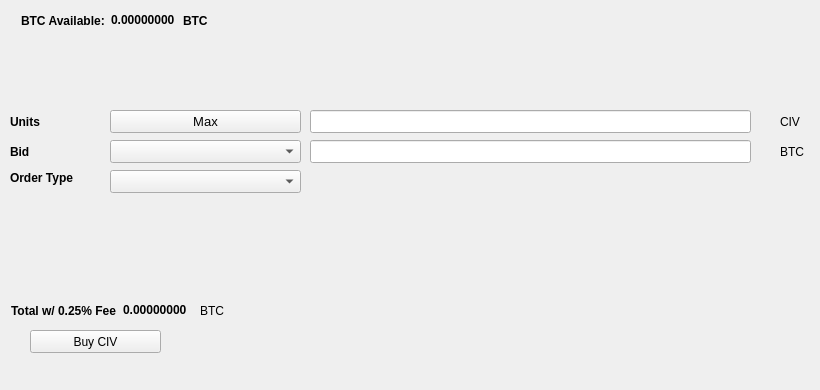
   <widget class="QWidget" name="BuyTab">
    <attribute name="title">
     <string>Buy</string>
    </attribute>
    <widget class="QPushButton" name="BuyCIV">
     <property name="geometry">
      <rect>
       <x>30</x>
       <y>330</y>
       <width>131</width>
       <height>23</height>
      </rect>
     </property>
     <property name="text">
      <string>Buy CIV</string>
     </property>
     <property name="icon">
      <iconset resource="../civitas.qrc">
       <normaloff>:/icons/bitcoin</normaloff>:/icons/bitcoin</iconset>
     </property>
    </widget>
    <widget class="QLabel" name="label_3">
     <property name="geometry">
      <rect>
       <x>10</x>
       <y>110</y>
       <width>46</width>
       <height>23</height>
      </rect>
     </property>
     <property name="font">
      <font>
       <weight>75</weight>
       <bold>true</bold>
      </font>
     </property>
     <property name="text">
      <string>Units</string>
     </property>
    </widget>
    <widget class="QLineEdit" name="UnitsInput">
     <property name="geometry">
      <rect>
       <x>310</x>
       <y>110</y>
       <width>441</width>
       <height>23</height>
      </rect>
     </property>
     <property name="font">
      <font>
       <pointsize>9</pointsize>
       <weight>75</weight>
       <bold>true</bold>
      </font>
     </property>
    </widget>
    <widget class="QLineEdit" name="BuyBidPriceEdit">
     <property name="geometry">
      <rect>
       <x>310</x>
       <y>140</y>
       <width>441</width>
       <height>23</height>
      </rect>
     </property>
     <property name="font">
      <font>
       <pointsize>9</pointsize>
       <weight>75</weight>
       <bold>true</bold>
      </font>
     </property>
    </widget>
    <widget class="QLabel" name="label_4">
     <property name="geometry">
      <rect>
       <x>780</x>
       <y>110</y>
       <width>31</width>
       <height>23</height>
      </rect>
     </property>
     <property name="text">
      <string>CIV</string>
     </property>
    </widget>
    <widget class="QLabel" name="label_5">
     <property name="geometry">
      <rect>
       <x>780</x>
       <y>140</y>
       <width>31</width>
       <height>23</height>
      </rect>
     </property>
     <property name="text">
      <string>BTC</string>
     </property>
    </widget>
    <widget class="QLabel" name="label_6">
     <property name="geometry">
      <rect>
       <x>10</x>
       <y>140</y>
       <width>46</width>
       <height>23</height>
      </rect>
     </property>
     <property name="font">
      <font>
       <weight>75</weight>
       <bold>true</bold>
      </font>
     </property>
     <property name="text">
      <string>Bid</string>
     </property>
    </widget>
    <widget class="QLabel" name="label_7">
     <property name="geometry">
      <rect>
       <x>10</x>
       <y>170</y>
       <width>91</width>
       <height>16</height>
      </rect>
     </property>
     <property name="font">
      <font>
       <weight>75</weight>
       <bold>true</bold>
      </font>
     </property>
     <property name="text">
      <string>Order Type</string>
     </property>
    </widget>
    <widget class="QPushButton" name="Buy_Max_Amount">
     <property name="geometry">
      <rect>
       <x>110</x>
       <y>110</y>
       <width>191</width>
       <height>23</height>
      </rect>
     </property>
     <property name="font">
      <font>
       <pointsize>10</pointsize>
      </font>
     </property>
     <property name="text">
      <string>Max</string>
     </property>
    </widget>
    <widget class="QComboBox" name="BuyBidcomboBox">
     <property name="geometry">
      <rect>
       <x>110</x>
       <y>140</y>
       <width>191</width>
       <height>23</height>
      </rect>
     </property>
     <property name="font">
      <font>
       <pointsize>10</pointsize>
      </font>
     </property>
    </widget>
    <widget class="QComboBox" name="buyOrdertypeCombo">
     <property name="geometry">
      <rect>
       <x>110</x>
       <y>170</y>
       <width>191</width>
       <height>23</height>
      </rect>
     </property>
     <property name="font">
      <font>
       <pointsize>10</pointsize>
      </font>
     </property>
    </widget>
    <widget class="QWidget" name="layoutWidget1">
     <property name="geometry">
      <rect>
       <x>21</x>
       <y>11</y>
       <width>227</width>
       <height>19</height>
      </rect>
     </property>
     <layout class="QHBoxLayout" name="horizontalLayout_3">
      <item>
       <widget class="QLabel" name="label232">
        <property name="font">
         <font>
          <weight>75</weight>
          <bold>true</bold>
         </font>
        </property>
        <property name="text">
         <string>BTC Available:</string>
        </property>
       </widget>
      </item>
      <item>
       <widget class="QLabel" name="BtcAvailableLbl">
        <property name="palette">
         <palette>
          <active>
           <colorrole role="WindowText">
            <brush brushstyle="SolidPattern">
             <color alpha="255">
              <red>0</red>
              <green>0</green>
              <blue>0</blue>
             </color>
            </brush>
           </colorrole>
           <colorrole role="Button">
            <brush brushstyle="SolidPattern">
             <color alpha="255">
              <red>0</red>
              <green>170</green>
              <blue>0</blue>
             </color>
            </brush>
           </colorrole>
           <colorrole role="Light">
            <brush brushstyle="SolidPattern">
             <color alpha="255">
              <red>0</red>
              <green>255</green>
              <blue>0</blue>
             </color>
            </brush>
           </colorrole>
           <colorrole role="Midlight">
            <brush brushstyle="SolidPattern">
             <color alpha="255">
              <red>0</red>
              <green>212</green>
              <blue>0</blue>
             </color>
            </brush>
           </colorrole>
           <colorrole role="Dark">
            <brush brushstyle="SolidPattern">
             <color alpha="255">
              <red>0</red>
              <green>85</green>
              <blue>0</blue>
             </color>
            </brush>
           </colorrole>
           <colorrole role="Mid">
            <brush brushstyle="SolidPattern">
             <color alpha="255">
              <red>0</red>
              <green>113</green>
              <blue>0</blue>
             </color>
            </brush>
           </colorrole>
           <colorrole role="Text">
            <brush brushstyle="SolidPattern">
             <color alpha="255">
              <red>0</red>
              <green>170</green>
              <blue>0</blue>
             </color>
            </brush>
           </colorrole>
           <colorrole role="BrightText">
            <brush brushstyle="SolidPattern">
             <color alpha="255">
              <red>255</red>
              <green>255</green>
              <blue>255</blue>
             </color>
            </brush>
           </colorrole>
           <colorrole role="ButtonText">
            <brush brushstyle="SolidPattern">
             <color alpha="255">
              <red>0</red>
              <green>0</green>
              <blue>0</blue>
             </color>
            </brush>
           </colorrole>
           <colorrole role="Base">
            <brush brushstyle="SolidPattern">
             <color alpha="255">
              <red>255</red>
              <green>255</green>
              <blue>255</blue>
             </color>
            </brush>
           </colorrole>
           <colorrole role="Window">
            <brush brushstyle="SolidPattern">
             <color alpha="255">
              <red>0</red>
              <green>170</green>
              <blue>0</blue>
             </color>
            </brush>
           </colorrole>
           <colorrole role="Shadow">
            <brush brushstyle="SolidPattern">
             <color alpha="255">
              <red>0</red>
              <green>0</green>
              <blue>0</blue>
             </color>
            </brush>
           </colorrole>
           <colorrole role="AlternateBase">
            <brush brushstyle="SolidPattern">
             <color alpha="255">
              <red>127</red>
              <green>212</green>
              <blue>127</blue>
             </color>
            </brush>
           </colorrole>
           <colorrole role="ToolTipBase">
            <brush brushstyle="SolidPattern">
             <color alpha="255">
              <red>255</red>
              <green>255</green>
              <blue>220</blue>
             </color>
            </brush>
           </colorrole>
           <colorrole role="ToolTipText">
            <brush brushstyle="SolidPattern">
             <color alpha="255">
              <red>0</red>
              <green>0</green>
              <blue>0</blue>
             </color>
            </brush>
           </colorrole>
          </active>
          <inactive>
           <colorrole role="WindowText">
            <brush brushstyle="SolidPattern">
             <color alpha="255">
              <red>0</red>
              <green>0</green>
              <blue>0</blue>
             </color>
            </brush>
           </colorrole>
           <colorrole role="Button">
            <brush brushstyle="SolidPattern">
             <color alpha="255">
              <red>0</red>
              <green>170</green>
              <blue>0</blue>
             </color>
            </brush>
           </colorrole>
           <colorrole role="Light">
            <brush brushstyle="SolidPattern">
             <color alpha="255">
              <red>0</red>
              <green>255</green>
              <blue>0</blue>
             </color>
            </brush>
           </colorrole>
           <colorrole role="Midlight">
            <brush brushstyle="SolidPattern">
             <color alpha="255">
              <red>0</red>
              <green>212</green>
              <blue>0</blue>
             </color>
            </brush>
           </colorrole>
           <colorrole role="Dark">
            <brush brushstyle="SolidPattern">
             <color alpha="255">
              <red>0</red>
              <green>85</green>
              <blue>0</blue>
             </color>
            </brush>
           </colorrole>
           <colorrole role="Mid">
            <brush brushstyle="SolidPattern">
             <color alpha="255">
              <red>0</red>
              <green>113</green>
              <blue>0</blue>
             </color>
            </brush>
           </colorrole>
           <colorrole role="Text">
            <brush brushstyle="SolidPattern">
             <color alpha="255">
              <red>0</red>
              <green>170</green>
              <blue>0</blue>
             </color>
            </brush>
           </colorrole>
           <colorrole role="BrightText">
            <brush brushstyle="SolidPattern">
             <color alpha="255">
              <red>255</red>
              <green>255</green>
              <blue>255</blue>
             </color>
            </brush>
           </colorrole>
           <colorrole role="ButtonText">
            <brush brushstyle="SolidPattern">
             <color alpha="255">
              <red>0</red>
              <green>0</green>
              <blue>0</blue>
             </color>
            </brush>
           </colorrole>
           <colorrole role="Base">
            <brush brushstyle="SolidPattern">
             <color alpha="255">
              <red>255</red>
              <green>255</green>
              <blue>255</blue>
             </color>
            </brush>
           </colorrole>
           <colorrole role="Window">
            <brush brushstyle="SolidPattern">
             <color alpha="255">
              <red>0</red>
              <green>170</green>
              <blue>0</blue>
             </color>
            </brush>
           </colorrole>
           <colorrole role="Shadow">
            <brush brushstyle="SolidPattern">
             <color alpha="255">
              <red>0</red>
              <green>0</green>
              <blue>0</blue>
             </color>
            </brush>
           </colorrole>
           <colorrole role="AlternateBase">
            <brush brushstyle="SolidPattern">
             <color alpha="255">
              <red>127</red>
              <green>212</green>
              <blue>127</blue>
             </color>
            </brush>
           </colorrole>
           <colorrole role="ToolTipBase">
            <brush brushstyle="SolidPattern">
             <color alpha="255">
              <red>255</red>
              <green>255</green>
              <blue>220</blue>
             </color>
            </brush>
           </colorrole>
           <colorrole role="ToolTipText">
            <brush brushstyle="SolidPattern">
             <color alpha="255">
              <red>0</red>
              <green>0</green>
              <blue>0</blue>
             </color>
            </brush>
           </colorrole>
          </inactive>
          <disabled>
           <colorrole role="WindowText">
            <brush brushstyle="SolidPattern">
             <color alpha="255">
              <red>0</red>
              <green>85</green>
              <blue>0</blue>
             </color>
            </brush>
           </colorrole>
           <colorrole role="Button">
            <brush brushstyle="SolidPattern">
             <color alpha="255">
              <red>0</red>
              <green>170</green>
              <blue>0</blue>
             </color>
            </brush>
           </colorrole>
           <colorrole role="Light">
            <brush brushstyle="SolidPattern">
             <color alpha="255">
              <red>0</red>
              <green>255</green>
              <blue>0</blue>
             </color>
            </brush>
           </colorrole>
           <colorrole role="Midlight">
            <brush brushstyle="SolidPattern">
             <color alpha="255">
              <red>0</red>
              <green>212</green>
              <blue>0</blue>
             </color>
            </brush>
           </colorrole>
           <colorrole role="Dark">
            <brush brushstyle="SolidPattern">
             <color alpha="255">
              <red>0</red>
              <green>85</green>
              <blue>0</blue>
             </color>
            </brush>
           </colorrole>
           <colorrole role="Mid">
            <brush brushstyle="SolidPattern">
             <color alpha="255">
              <red>0</red>
              <green>113</green>
              <blue>0</blue>
             </color>
            </brush>
           </colorrole>
           <colorrole role="Text">
            <brush brushstyle="SolidPattern">
             <color alpha="255">
              <red>0</red>
              <green>85</green>
              <blue>0</blue>
             </color>
            </brush>
           </colorrole>
           <colorrole role="BrightText">
            <brush brushstyle="SolidPattern">
             <color alpha="255">
              <red>255</red>
              <green>255</green>
              <blue>255</blue>
             </color>
            </brush>
           </colorrole>
           <colorrole role="ButtonText">
            <brush brushstyle="SolidPattern">
             <color alpha="255">
              <red>0</red>
              <green>85</green>
              <blue>0</blue>
             </color>
            </brush>
           </colorrole>
           <colorrole role="Base">
            <brush brushstyle="SolidPattern">
             <color alpha="255">
              <red>0</red>
              <green>170</green>
              <blue>0</blue>
             </color>
            </brush>
           </colorrole>
           <colorrole role="Window">
            <brush brushstyle="SolidPattern">
             <color alpha="255">
              <red>0</red>
              <green>170</green>
              <blue>0</blue>
             </color>
            </brush>
           </colorrole>
           <colorrole role="Shadow">
            <brush brushstyle="SolidPattern">
             <color alpha="255">
              <red>0</red>
              <green>0</green>
              <blue>0</blue>
             </color>
            </brush>
           </colorrole>
           <colorrole role="AlternateBase">
            <brush brushstyle="SolidPattern">
             <color alpha="255">
              <red>0</red>
              <green>170</green>
              <blue>0</blue>
             </color>
            </brush>
           </colorrole>
           <colorrole role="ToolTipBase">
            <brush brushstyle="SolidPattern">
             <color alpha="255">
              <red>255</red>
              <green>255</green>
              <blue>220</blue>
             </color>
            </brush>
           </colorrole>
           <colorrole role="ToolTipText">
            <brush brushstyle="SolidPattern">
             <color alpha="255">
              <red>0</red>
              <green>0</green>
              <blue>0</blue>
             </color>
            </brush>
           </colorrole>
          </disabled>
         </palette>
        </property>
        <property name="font">
         <font>
          <weight>75</weight>
          <bold>true</bold>
         </font>
        </property>
        <property name="text">
         <string>0.00000000</string>
        </property>
        <property name="textInteractionFlags">
         <set>Qt::LinksAccessibleByMouse|Qt::TextSelectableByKeyboard|Qt::TextSelectableByMouse</set>
        </property>
       </widget>
      </item>
      <item>
       <widget class="QLabel" name="BtcAvailableLbl_2">
        <property name="font">
         <font>
          <weight>75</weight>
          <bold>true</bold>
         </font>
        </property>
        <property name="text">
         <string>BTC</string>
        </property>
       </widget>
      </item>
     </layout>
    </widget>
    <widget class="QWidget" name="layoutWidge2">
     <property name="geometry">
      <rect>
       <x>11</x>
       <y>301</y>
       <width>259</width>
       <height>19</height>
      </rect>
     </property>
     <layout class="QHBoxLayout" name="horizontalLayout_4">
      <item>
       <widget class="QLabel" name="label_9">
        <property name="font">
         <font>
          <weight>75</weight>
          <bold>true</bold>
         </font>
        </property>
        <property name="text">
         <string>Total w/ 0.25% Fee</string>
        </property>
       </widget>
      </item>
      <item>
       <widget class="QLabel" name="BuyCostLabel">
        <property name="palette">
         <palette>
          <active>
           <colorrole role="WindowText">
            <brush brushstyle="SolidPattern">
             <color alpha="255">
              <red>0</red>
              <green>0</green>
              <blue>0</blue>
             </color>
            </brush>
           </colorrole>
           <colorrole role="Button">
            <brush brushstyle="SolidPattern">
             <color alpha="255">
              <red>0</red>
              <green>170</green>
              <blue>0</blue>
             </color>
            </brush>
           </colorrole>
           <colorrole role="Light">
            <brush brushstyle="SolidPattern">
             <color alpha="255">
              <red>0</red>
              <green>255</green>
              <blue>0</blue>
             </color>
            </brush>
           </colorrole>
           <colorrole role="Midlight">
            <brush brushstyle="SolidPattern">
             <color alpha="255">
              <red>0</red>
              <green>212</green>
              <blue>0</blue>
             </color>
            </brush>
           </colorrole>
           <colorrole role="Dark">
            <brush brushstyle="SolidPattern">
             <color alpha="255">
              <red>0</red>
              <green>85</green>
              <blue>0</blue>
             </color>
            </brush>
           </colorrole>
           <colorrole role="Mid">
            <brush brushstyle="SolidPattern">
             <color alpha="255">
              <red>0</red>
              <green>113</green>
              <blue>0</blue>
             </color>
            </brush>
           </colorrole>
           <colorrole role="Text">
            <brush brushstyle="SolidPattern">
             <color alpha="255">
              <red>0</red>
              <green>170</green>
              <blue>0</blue>
             </color>
            </brush>
           </colorrole>
           <colorrole role="BrightText">
            <brush brushstyle="SolidPattern">
             <color alpha="255">
              <red>255</red>
              <green>255</green>
              <blue>255</blue>
             </color>
            </brush>
           </colorrole>
           <colorrole role="ButtonText">
            <brush brushstyle="SolidPattern">
             <color alpha="255">
              <red>0</red>
              <green>0</green>
              <blue>0</blue>
             </color>
            </brush>
           </colorrole>
           <colorrole role="Base">
            <brush brushstyle="SolidPattern">
             <color alpha="255">
              <red>255</red>
              <green>255</green>
              <blue>255</blue>
             </color>
            </brush>
           </colorrole>
           <colorrole role="Window">
            <brush brushstyle="SolidPattern">
             <color alpha="255">
              <red>0</red>
              <green>170</green>
              <blue>0</blue>
             </color>
            </brush>
           </colorrole>
           <colorrole role="Shadow">
            <brush brushstyle="SolidPattern">
             <color alpha="255">
              <red>0</red>
              <green>0</green>
              <blue>0</blue>
             </color>
            </brush>
           </colorrole>
           <colorrole role="AlternateBase">
            <brush brushstyle="SolidPattern">
             <color alpha="255">
              <red>127</red>
              <green>212</green>
              <blue>127</blue>
             </color>
            </brush>
           </colorrole>
           <colorrole role="ToolTipBase">
            <brush brushstyle="SolidPattern">
             <color alpha="255">
              <red>255</red>
              <green>255</green>
              <blue>220</blue>
             </color>
            </brush>
           </colorrole>
           <colorrole role="ToolTipText">
            <brush brushstyle="SolidPattern">
             <color alpha="255">
              <red>0</red>
              <green>0</green>
              <blue>0</blue>
             </color>
            </brush>
           </colorrole>
          </active>
          <inactive>
           <colorrole role="WindowText">
            <brush brushstyle="SolidPattern">
             <color alpha="255">
              <red>0</red>
              <green>0</green>
              <blue>0</blue>
             </color>
            </brush>
           </colorrole>
           <colorrole role="Button">
            <brush brushstyle="SolidPattern">
             <color alpha="255">
              <red>0</red>
              <green>170</green>
              <blue>0</blue>
             </color>
            </brush>
           </colorrole>
           <colorrole role="Light">
            <brush brushstyle="SolidPattern">
             <color alpha="255">
              <red>0</red>
              <green>255</green>
              <blue>0</blue>
             </color>
            </brush>
           </colorrole>
           <colorrole role="Midlight">
            <brush brushstyle="SolidPattern">
             <color alpha="255">
              <red>0</red>
              <green>212</green>
              <blue>0</blue>
             </color>
            </brush>
           </colorrole>
           <colorrole role="Dark">
            <brush brushstyle="SolidPattern">
             <color alpha="255">
              <red>0</red>
              <green>85</green>
              <blue>0</blue>
             </color>
            </brush>
           </colorrole>
           <colorrole role="Mid">
            <brush brushstyle="SolidPattern">
             <color alpha="255">
              <red>0</red>
              <green>113</green>
              <blue>0</blue>
             </color>
            </brush>
           </colorrole>
           <colorrole role="Text">
            <brush brushstyle="SolidPattern">
             <color alpha="255">
              <red>0</red>
              <green>170</green>
              <blue>0</blue>
             </color>
            </brush>
           </colorrole>
           <colorrole role="BrightText">
            <brush brushstyle="SolidPattern">
             <color alpha="255">
              <red>255</red>
              <green>255</green>
              <blue>255</blue>
             </color>
            </brush>
           </colorrole>
           <colorrole role="ButtonText">
            <brush brushstyle="SolidPattern">
             <color alpha="255">
              <red>0</red>
              <green>0</green>
              <blue>0</blue>
             </color>
            </brush>
           </colorrole>
           <colorrole role="Base">
            <brush brushstyle="SolidPattern">
             <color alpha="255">
              <red>255</red>
              <green>255</green>
              <blue>255</blue>
             </color>
            </brush>
           </colorrole>
           <colorrole role="Window">
            <brush brushstyle="SolidPattern">
             <color alpha="255">
              <red>0</red>
              <green>170</green>
              <blue>0</blue>
             </color>
            </brush>
           </colorrole>
           <colorrole role="Shadow">
            <brush brushstyle="SolidPattern">
             <color alpha="255">
              <red>0</red>
              <green>0</green>
              <blue>0</blue>
             </color>
            </brush>
           </colorrole>
           <colorrole role="AlternateBase">
            <brush brushstyle="SolidPattern">
             <color alpha="255">
              <red>127</red>
              <green>212</green>
              <blue>127</blue>
             </color>
            </brush>
           </colorrole>
           <colorrole role="ToolTipBase">
            <brush brushstyle="SolidPattern">
             <color alpha="255">
              <red>255</red>
              <green>255</green>
              <blue>220</blue>
             </color>
            </brush>
           </colorrole>
           <colorrole role="ToolTipText">
            <brush brushstyle="SolidPattern">
             <color alpha="255">
              <red>0</red>
              <green>0</green>
              <blue>0</blue>
             </color>
            </brush>
           </colorrole>
          </inactive>
          <disabled>
           <colorrole role="WindowText">
            <brush brushstyle="SolidPattern">
             <color alpha="255">
              <red>0</red>
              <green>85</green>
              <blue>0</blue>
             </color>
            </brush>
           </colorrole>
           <colorrole role="Button">
            <brush brushstyle="SolidPattern">
             <color alpha="255">
              <red>0</red>
              <green>170</green>
              <blue>0</blue>
             </color>
            </brush>
           </colorrole>
           <colorrole role="Light">
            <brush brushstyle="SolidPattern">
             <color alpha="255">
              <red>0</red>
              <green>255</green>
              <blue>0</blue>
             </color>
            </brush>
           </colorrole>
           <colorrole role="Midlight">
            <brush brushstyle="SolidPattern">
             <color alpha="255">
              <red>0</red>
              <green>212</green>
              <blue>0</blue>
             </color>
            </brush>
           </colorrole>
           <colorrole role="Dark">
            <brush brushstyle="SolidPattern">
             <color alpha="255">
              <red>0</red>
              <green>85</green>
              <blue>0</blue>
             </color>
            </brush>
           </colorrole>
           <colorrole role="Mid">
            <brush brushstyle="SolidPattern">
             <color alpha="255">
              <red>0</red>
              <green>113</green>
              <blue>0</blue>
             </color>
            </brush>
           </colorrole>
           <colorrole role="Text">
            <brush brushstyle="SolidPattern">
             <color alpha="255">
              <red>0</red>
              <green>85</green>
              <blue>0</blue>
             </color>
            </brush>
           </colorrole>
           <colorrole role="BrightText">
            <brush brushstyle="SolidPattern">
             <color alpha="255">
              <red>255</red>
              <green>255</green>
              <blue>255</blue>
             </color>
            </brush>
           </colorrole>
           <colorrole role="ButtonText">
            <brush brushstyle="SolidPattern">
             <color alpha="255">
              <red>0</red>
              <green>85</green>
              <blue>0</blue>
             </color>
            </brush>
           </colorrole>
           <colorrole role="Base">
            <brush brushstyle="SolidPattern">
             <color alpha="255">
              <red>0</red>
              <green>170</green>
              <blue>0</blue>
             </color>
            </brush>
           </colorrole>
           <colorrole role="Window">
            <brush brushstyle="SolidPattern">
             <color alpha="255">
              <red>0</red>
              <green>170</green>
              <blue>0</blue>
             </color>
            </brush>
           </colorrole>
           <colorrole role="Shadow">
            <brush brushstyle="SolidPattern">
             <color alpha="255">
              <red>0</red>
              <green>0</green>
              <blue>0</blue>
             </color>
            </brush>
           </colorrole>
           <colorrole role="AlternateBase">
            <brush brushstyle="SolidPattern">
             <color alpha="255">
              <red>0</red>
              <green>170</green>
              <blue>0</blue>
             </color>
            </brush>
           </colorrole>
           <colorrole role="ToolTipBase">
            <brush brushstyle="SolidPattern">
             <color alpha="255">
              <red>255</red>
              <green>255</green>
              <blue>220</blue>
             </color>
            </brush>
           </colorrole>
           <colorrole role="ToolTipText">
            <brush brushstyle="SolidPattern">
             <color alpha="255">
              <red>0</red>
              <green>0</green>
              <blue>0</blue>
             </color>
            </brush>
           </colorrole>
          </disabled>
         </palette>
        </property>
        <property name="font">
         <font>
          <weight>75</weight>
          <bold>true</bold>
         </font>
        </property>
        <property name="autoFillBackground">
         <bool>false</bool>
        </property>
        <property name="text">
         <string>0.00000000</string>
        </property>
        <property name="textInteractionFlags">
         <set>Qt::LinksAccessibleByMouse|Qt::TextSelectableByMouse</set>
        </property>
       </widget>
      </item>
      <item>
       <widget class="QLabel" name="label_10">
        <property name="font">
         <font>
          <weight>50</weight>
          <bold>false</bold>
         </font>
        </property>
        <property name="text">
         <string>BTC</string>
        </property>
       </widget>
      </item>
     </layout>
    </widget>
    <widget class="QLabel" name="label_24">
     <property name="geometry">
      <rect>
       <x>460</x>
       <y>300</y>
       <width>281</width>
       <height>81</height>
      </rect>
     </property>
     <property name="text">
      <string/>
     </property>
     <property name="pixmap">
      <pixmap>:/images/bittrex</pixmap>
     </property>
    </widget>
   </widget>
